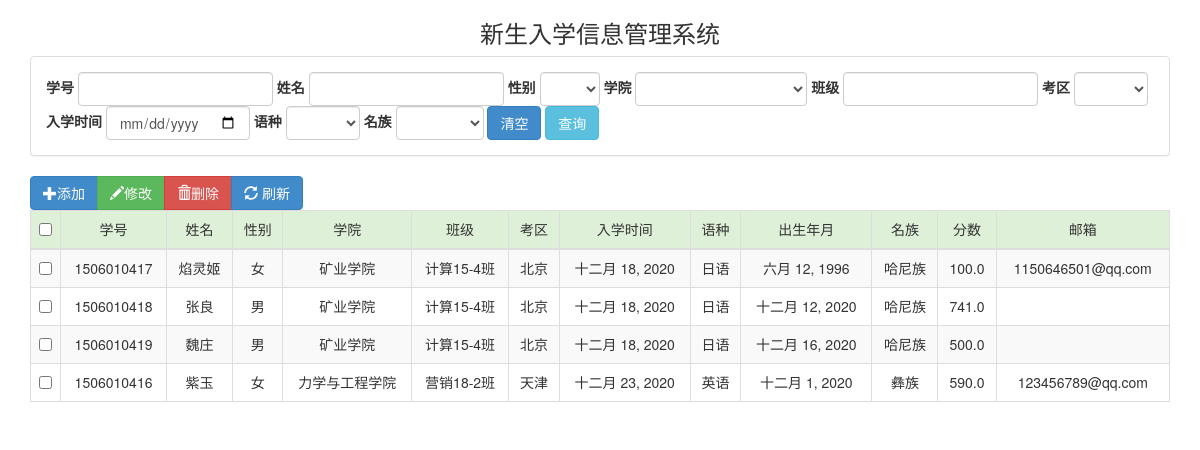
The page / on the database its author committed.
### app/models.py (models this page shows, shortened)
class Sex(models.Model):
    number = models.AutoField('编号', primary_key=True)
    name = models.CharField(
            verbose_name='性别',  # 显示的名称
            unique=True,  # 唯一性,默认False
            blank=False,  # 表单是否可为空,默认False
            null=False,  # 数据库是否保存null,默认False
            default='',  # 默认保存数据
            max_length=100
            )
    def __str__(self):
        return self.name
    class Meta:
        db_table = "Sex"

class BasicInfo(models.Model):
    number = models.CharField(verbose_name='学号', max_length=20, primary_key=True, )
    name = models.CharField(verbose_name='姓名', max_length=50, )
    sex = models.ForeignKey(verbose_name='性别', to="Sex", to_field='name', on_delete=models.CASCADE)
    faculty = models.ForeignKey(verbose_name='学院', to="Faculty", to_field='name',
                                on_delete=models.CASCADE)
    class_name = models.CharField(verbose_name='班级', max_length=50, )
    exam_area = models.ForeignKey(verbose_name='考区', to="ExamArea", to_field='name',
                                  on_delete=models.CASCADE)
    into_date = models.DateField(verbose_name='入学时间', )
    language = models.ForeignKey(verbose_name='语种', to="Language", to_field='name', blank=False,
                                 on_delete=models.CASCADE)
    birthday = models.DateField(verbose_name='出生日期', )
    nationality = models.ForeignKey(verbose_name='名族', to="Nationality", to_field='name',
                                    on_delete=models.CASCADE)
    grade = models.FloatField(verbose_name='分数', )
    email = models.EmailField(verbose_name='邮箱', blank=True)
    class Meta:
        db_table = "BasicInfo"

class Faculty(models.Model):
    number = models.AutoField('学院编号', primary_key=True)
    name = models.CharField(
            verbose_name='学院名称',  # 显示的名称
            unique=True,  # 唯一性,默认False
            blank=False,  # 表单是否可为空,默认False
            null=False,  # 数据库是否保存null,默认False
            default='',  # 默认保存数据
            max_length=100
            )
    def __str__(self):
        return self.name
    class Meta:
        db_table = "XueYuan"

class ExamArea(models.Model):
    number = models.AutoField('考区编号', primary_key=True)
    name = models.CharField(
            verbose_name='考区名称',  # 显示的名称
            unique=True,  # 唯一性,默认False
            blank=False,  # 表单是否可为空,默认False
            null=False,  # 数据库是否保存null,默认False
            default='',  # 默认保存数据
            max_length=100
            )
    def __str__(self):
        return self.name
    class Meta:
        db_table = "Kaoqu"

class Language(models.Model):
    number = models.AutoField('语种编号', primary_key=True)
    name = models.CharField(
            verbose_name='语种名称',  # 显示的名称
            unique=True,  # 唯一性,默认False
            blank=False,  # 表单是否可为空,默认False
            null=False,  # 数据库是否保存null,默认False
            default='',  # 默认保存数据
            max_length=100
            )
    def __str__(self):
        return self.name
    class Meta:
        db_table = "YuZhong"

class Nationality(models.Model):
    number = models.AutoField('名族编号', primary_key=True)
    name = models.CharField(
            verbose_name='名族名称',  # 显示的名称
            unique=True,  # 唯一性,默认False
            blank=False,  # 表单是否可为空,默认False
            null=False,  # 数据库是否保存null,默认False
            default='',  # 默认保存数据
            max_length=100
            )
    def __str__(self):
        return self.name
    class Meta:
        db_table = "MingZu"

### app/views.py (the view)
# urls.py: path('', views.select_html),
def select_html(request):
    data = dict()
    select_number = request.GET.get('number', '')
    select_name = request.GET.get('name', '')
    select_sex = request.GET.get('sex', '')
    select_faculty = request.GET.get('faculty', '')
    select_class_name = request.GET.get('class_name', '')
    select_exam_area = request.GET.get('exam_area', '')
    select_into_date = request.GET.get('into_date', '')
    select_language = request.GET.get('language', '')
    select_nationality = request.GET.get('nationality', '')
    data['select_number'] = select_number
    data['select_name'] = select_name
    data['select_sex'] = select_sex
    data['select_faculty'] = select_faculty
    data['select_class_name'] = select_class_name
    data['select_exam_area'] = select_exam_area
    data['select_into_date'] = select_into_date
    data['select_language'] = select_language
    data['select_nationality'] = select_nationality
    data['faculty'] = Faculty.objects.values_list('name', flat=True)
    data['exam_area'] = ExamArea.objects.values_list('name', flat=True)
    data['language'] = Language.objects.values_list('name', flat=True)
    data['nationality'] = Nationality.objects.values_list('name', flat=True)
    data['sex'] = Sex.objects.values_list('name', flat=True)
    q = Q()
    q.connector = 'AND'
    if select_number != '':
        q.children.append(('number', select_number))
    if select_name != '':
        q.children.append(('name', select_name))
    if select_sex != '':
        select_sex_obj = Sex.objects.filter(name=select_sex).first()
        q.children.append(('sex', select_sex_obj))
    if select_faculty != '':
        select_faculty_obj = Faculty.objects.filter(name=select_faculty).first()
        q.children.append(('faculty', select_faculty_obj))
    if select_class_name != '':
        q.children.append(('class_name', select_class_name))
    if select_exam_area != '':
        select_exam_area_obj = ExamArea.objects.filter(name=select_exam_area).first()
        q.children.append(('exam_area', select_exam_area_obj))
    if select_into_date != '':
        select_into_date_obj = datetime.strptime(select_into_date, '%Y-%m-%d')
        q.children.append(('into_date', select_into_date_obj))
    if select_language != '':
        select_language_obj = Language.objects.filter(name=select_language).first()
        q.children.append(('language', select_language_obj))
    if select_nationality != '':
        select_nationality_obj = Nationality.objects.filter(name=select_nationality).first()
        q.children.append(('nationality', select_nationality_obj))
    objects = BasicInfo.objects.filter(q)
    all_data = list()
    for one_object in objects:
        one_data = dict()
        one_data['number'] = one_object.number
        one_data['name'] = one_object.name
        one_data['sex'] = one_object.sex
        one_data['faculty'] = one_object.faculty
        one_data['class_name'] = one_object.class_name
        one_data['exam_area'] = one_object.exam_area
        one_data['into_date'] = one_object.into_date
        one_data['language'] = one_object.language
        one_data['birthday'] = one_object.birthday
        one_data['nationality'] = one_object.nationality
        one_data['grade'] = one_object.grade
        one_data['email'] = one_object.email
        all_data.append(one_data)
    data['objects'] = all_data
    return render(request, 'select.html', data)

### templates/select.html (shortened to what this page needs)
<!DOCTYPE html>
<html lang="en">
<head>
    <link rel="stylesheet" href="/static/bootstrap_3.3.0/css/bootstrap.min.css">
</head>
<body>
    <div class="container">
        <div class="row clearfix">
            <div class="col-md-12 column">
                <h3 class="text-center">
                    新生入学信息管理系统
                </h3>
            </div>
        </div>
        <div class="row clearfix">
            <div class="col-md-12 column">
                <div class="panel panel-default">
                    <div class="panel-body">
                        <form class="form-inline" role="form" id="select_from">
                            <div class="form-group">
                                <label>学号</label>
                                <input type="input" class="form-control" id="number" name="number"
                                    value="{{select_number}}" />
                            </div>
                            <div class="form-group">
                                <label>姓名</label>
                                <input type="input" class="form-control" id="name" name="name"
                                    value="{{select_name}}" />
                            </div>
                            <div class="form-group">
                                <label>性别</label>
                                <select class="form-control" id="sex" name="sex">
                                    <option></option>
                                    {% for name in sex %}
                                    <option>{{name}}</option>
                                    {% endfor %}
                                </select>
                            </div>
                            <div class="form-group">
                                <label>学院</label>
                                <select class="form-control" id="faculty" name="faculty">
                                    <option></option>
                                    {% for name in faculty %}
                                    <option>{{name}}</option>
                                    {% endfor %}
                                </select>
                            </div>
                            <div class="form-group">
                                <label>班级</label>
                                <input type="input" class="form-control" id="class_name" name="class_name"
                                    value="{{select_class_name}}" />
                            </div>
                            <div class="form-group">
                                <label>考区</label>
                                <select class="form-control" id="exam_area" name="exam_area">
                                    <option></option>
                                    {% for name in exam_area %}
                                    <option>{{name}}</option>
                                    {% endfor %}
                                </select>
                            </div>
                            <div class="form-group">
                                <label>入学时间</label>
                                <input type="date" class="form-control" id="into_date" name="into_date"
                                    value="{{select_into_date}}" />
                            </div>
                            <div class="form-group">
                                <label>语种</label>
                                <select class="form-control" id="language" name="language">
                                    <option></option>
                                    {% for name in language %}
                                    <option>{{name}}</option>
                                    {% endfor %}
                                </select>
                            </div>
                            <div class="form-group">
                                <label>名族</label>
                                <select class="form-control" id="nationality" name="nationality">
                                    <option></option>
                                    {% for name in nationality %}
                                    <option>{{name}}</option>
                                    {% endfor %}
                                </select>
                            </div>
                            <button type="button" id="clear" class="btn btn-primary">清空</button>
                            <button type="submit" class="btn btn-info">查询</button>
                        </form>
                    </div>
                </div>
            </div>
        </div>
        <div class="row clearfix">
            <div class="col-md-12 column">
                <div class="btn-group">
                    <button type="button" class="btn btn-primary" id="add">
                        <span class="glyphicon glyphicon-plus"></span>添加
                    </button>
                    <button type="button" id="update" class="btn btn-success">
                        <span class="glyphicon glyphicon-pencil"></span>修改
                    </button>
                    <button type="button" class="btn btn-danger" id="delete_btn">
                        <span class="glyphicon glyphicon-trash"></span>删除
                    </button>
                    <button type="button" class="btn btn-primary" id="refresh">
                        <span class="glyphicon glyphicon-refresh"></span> 刷新
                    </button>
                </div>
            </div>
        </div>
        <div class="row clearfix">
            <div class="col-md-12 column">
                <table class="table table-bordered table-striped table-hover">
                    <thead>
                        <tr class="success">
                            <td><input type="checkbox" name="select_all" id="select_all"></td>
                            <td>学号</td>
                            <td>姓名</td>
                            <td>性别</td>
                            <td>学院</td>
                            <td>班级</td>
                            <td>考区</td>
                            <td>入学时间</td>
                            <td>语种</td>
                            <td>出生年月</td>
                            <td>名族</td>
                            <td>分数</td>
                            <td>邮箱</td>
                        </tr>
                    </thead>
                    <tbody id="tbody">
                        {% for one_object in objects %}
                        <tr>
                            <td><input type="checkbox" name="select_one" value="{{one_object.number}}"></td>
                            <td>{{one_object.number}}</td>
                            <td>{{one_object.name}}</td>
                            <td>{{one_object.sex}}</td>
                            <td>{{one_object.faculty}}</td>
                            <td>{{one_object.class_name}}</td>
                            <td>{{one_object.exam_area}}</td>
                            <td>{{one_object.into_date}}</td>
                            <td>{{one_object.language}}</td>
                            <td>{{one_object.birthday}}</td>
                            <td>{{one_object.nationality}}</td>
                            <td>{{one_object.grade}}</td>
                            <td>{{one_object.email}}</td>
                        </tr>
                        {% endfor %}
                    </tbody>
                </table>
            </div>
        </div>
    </div>
</body>
</html>

### templates/select.html (style rules this page uses)
table { text-align: center; }
table tr td:nth-child(1) { width: 20px; text-align: center; }

### rows shown on the page
Sex: number "1506010417", name "焰灵姬", sex "女", faculty "矿业学院", class_name "计算15-4班", exam_area "北京", into_date "十二月 18, 2020", language "日语", birthday "六月 12, 1996", nationality "哈尼族", grade "100.0", email "1150646501@qq.com", number "1506010416", name "紫玉", faculty "力学与工程学院", class_name "营销18-2班", exam_area "天津", into_date "十二月 23, 2020", language "英语", birthday "十二月 1, 2020", nationality "彝族", grade "590.0", email "123456789@qq.com"
Sex: number "1506010418", name "张良", sex "男", faculty "矿业学院", class_name "计算15-4班", exam_area "北京", into_date "十二月 18, 2020", language "日语", birthday "十二月 12, 2020", nationality "哈尼族", grade "741.0", number "1506010419", name "魏庄", birthday "十二月 16, 2020", grade "500.0"
